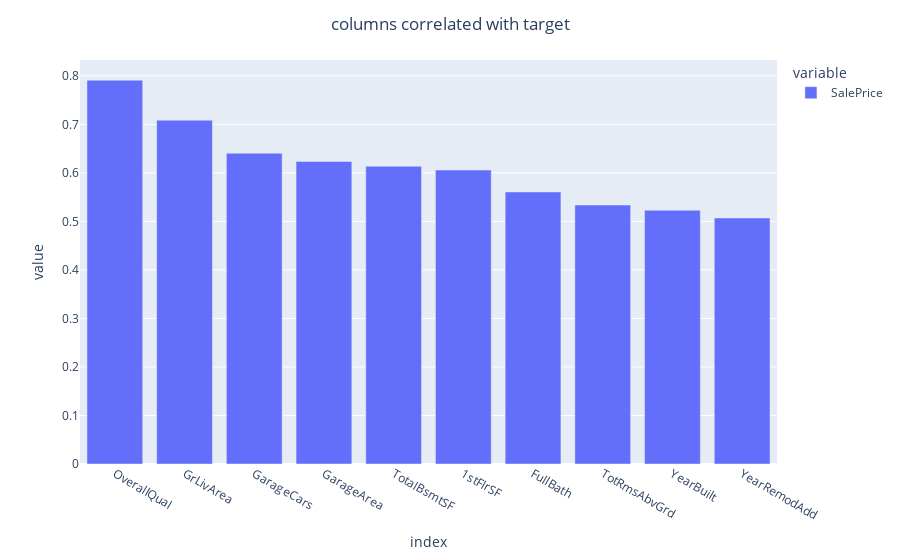

Source (notebook cell):
### Markdown cell above
## Correlation

### Code cell
corr_list = dp.corr_list("SalePrice",0.5)

fig = px.bar(corr_list,)
fig.update_layout(title="columns correlated with target", title_x=0.5, )
fig.show()

### Figure 1 — Plotly figure (JSON) as saved in the notebook; plotly's stock layout.template omitted (floating-point values rounded to 4 significant figures)
{"data": [{"alignmentgroup": "True", "hovertemplate": "variable=SalePrice<br>index=%{x}<br>value=%{y}<extra></extra>", "legendgroup": "SalePrice", "marker": {"color": "#636efa", "pattern": {"shape": ""}}, "name": "SalePrice", "offsetgroup": "SalePrice", "orientation": "v", "showlegend": true, "textposition": "auto", "type": "bar", "x": ["OverallQual", "GrLivArea", "GarageCars", "GarageArea", "TotalBsmtSF", "1stFlrSF", "FullBath", "TotRmsAbvGrd", "YearBuilt", "YearRemodAdd"], "xaxis": "x", "y": [0.791, 0.7086, 0.6404, 0.6234, 0.6136, 0.6059, 0.5607, 0.5337, 0.5229, 0.5071], "yaxis": "y"}], "layout": {"barmode": "relative", "legend": {"title": {"text": "variable"}, "tracegroupgap": 0}, "margin": {"t": 60}, "title": {"text": "columns correlated with target", "x": 0.5}, "xaxis": {"anchor": "y", "domain": [0, 1], "title": {"text": "index"}}, "yaxis": {"anchor": "x", "domain": [0, 1], "title": {"text": "value"}}}}
